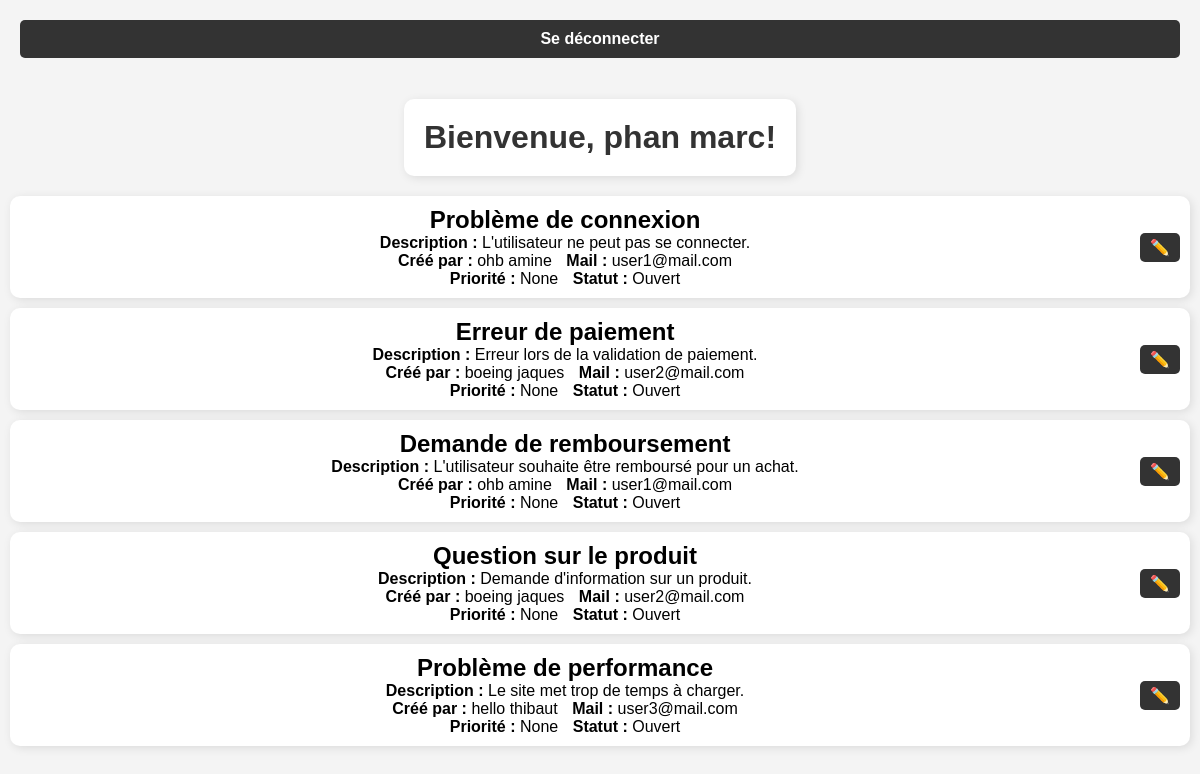
The page /admin (signed in) on the database its author committed.
### app.py (models this page shows, shortened)
class User(UserMixin, db.Model):
    id = db.Column(db.Integer, primary_key=True)
    mail = db.Column(db.String(80), unique=True, nullable=False)
    nom = db.Column(db.String(80), unique=False, nullable=False)
    prenom = db.Column(db.String(80), unique=False, nullable=False)
    password_hash = db.Column(db.String(128), nullable=False)
    is_admin = db.Column(db.Boolean, default=False)

class Ticket(db.Model):
    id = db.Column(db.Integer, primary_key=True)
    title = db.Column(db.String(100), nullable=False)
    description = db.Column(db.Text, nullable=False)
    priority = db.Column(db.String(50), nullable=True)
    status = db.Column(db.String(50), nullable=False, default='Ouvert')
    date = db.Column(db.DateTime, default=datetime.utcnow)
    user_id = db.Column(db.Integer, db.ForeignKey('user.id'), nullable=False)
    user = db.relationship('User', backref=db.backref('tickets', lazy=True))
    attachment_path = db.Column(db.String(255), nullable=True)

### app.py (the view)
@app.route('/admin')
@login_required
def admin():
    if not current_user.is_admin: # Vérifie si l'utilisateur est un administrateur
        flash("Vous n'avez pas les droits nécessaires pour accéder à cette page.", "danger")
        return redirect(url_for('home'))
    mail = session.get("mail")
    tickets = Ticket.query.join(User, Ticket.user_id == User.id).all()
    return render_template('admin.html', tickets=tickets, mail=mail)

### app.py (called while the page is built, shortened)
@login_manager.user_loader
def load_user(user_id):
    return User.query.get(int(user_id))

@app.before_request
def block_brute_force():
    ip = request.remote_addr

@app.after_request
def track_failed_attempts(response):
    return response

### templates/admin.html (shortened to what this page needs)
<!DOCTYPE html>
<html lang="fr">
<head>
    <link rel="stylesheet" href="{{ url_for('static', filename='styles.css') }}">
</head>
<body>
    <nav>
        <a href="{{ url_for('logout') }}">Se déconnecter</a>
    </nav>
    <h1>Bienvenue, {{ current_user.nom }} {{ current_user.prenom }}!</h1>
    <br>
    <div class="tickets-container">
        {% for ticket in tickets %}
            <div class="ticket">
                <div class="ticket-content">
                    <h2>{{ ticket.title }}</h2>
                    <br>
                    <p><strong>Description :</strong> {{ ticket.description }}</p>
                    <br>
                    <p><strong>Créé par :</strong> {{ ticket.user.nom }} {{ ticket.user.prenom }}</p>
                    <p><strong>Mail :</strong> {{ ticket.user.mail }}</p>
                    <br>
                    <p><strong>Priorité :</strong> {{ ticket.priority }}</p>
                    <p><strong>Statut :</strong> {{ ticket.status }}</p>
                </div>
                <a href="{{ url_for('chat', ticket_id=ticket.id) }}">✏️</a>
            </div>
        {% endfor %}
    </div>
</body>
</html>

### static/styles.css (style rules this page uses)
body { font-family: Arial, sans-serif; background-color: #f4f4f4; text-align: center; margin: 20px; }
nav { background-color: #333; padding: 10px; border-radius: 5px; margin-bottom: 20px; }
nav a { margin: 0 15px; text-decoration: none; color: white; font-weight: bold; }
h1 { color: #333; background-color: #fff; padding: 20px; border-radius: 10px; display: inline-block; box-shadow: 2px 2px 10px rgba(0, 0, 0, 0.1); margin-bottom: 20px; }
.tickets-container { display: flex; flex-direction: column; align-items: center; gap: 10px; }
.ticket { background-color: #fff; padding: 10px; border-radius: 10px; box-shadow: 2px 2px 10px rgba(0, 0, 0, 0.1); width: 100%; display: flex; justify-content: space-between; align-items: center; }
.ticket-content { flex: 1; text-align: center; margin-right: 20px; }
.ticket h2, .ticket p { display: inline; margin: 0 10px 0 0; }
.ticket a { background-color: #333; color: white; padding: 5px 10px; border-radius: 5px; text-decoration: none; }

### rows shown on the page
User: nom "phan", prenom "marc"
Ticket: title "Problème de connexion", description "L'utilisateur ne peut pas se connecter.", user.nom "ohb", user.prenom "amine", user.mail "user1@mail.com", priority "None", status "Ouvert"
Ticket: title "Erreur de paiement", description "Erreur lors de la validation de paiement.", user.nom "boeing", user.prenom "jaques", user.mail "user2@mail.com", priority "None", status "Ouvert"
Ticket: title "Demande de remboursement", description "L'utilisateur souhaite être remboursé pour un achat.", user.nom "ohb", user.prenom "amine", user.mail "user1@mail.com", priority "None", status "Ouvert"
Ticket: title "Question sur le produit", description "Demande d'information sur un produit.", user.nom "boeing", user.prenom "jaques", user.mail "user2@mail.com", priority "None", status "Ouvert"
Ticket: title "Problème de performance", description "Le site met trop de temps à charger.", user.nom "hello", user.prenom "thibaut", user.mail "user3@mail.com", priority "None", status "Ouvert"
